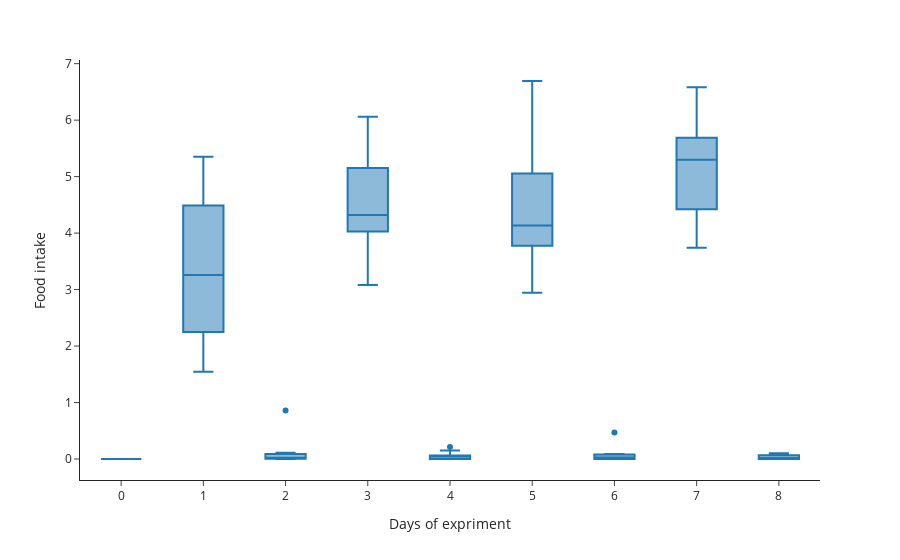

The notebook cell this image was saved under:
### Code cell
px.box(x=df.index.get_level_values(0), y=df['actual_foodupa'], template='simple_white', labels={
  'y': 'Food intake', 
  'x': 'Days of expriment'
})

### Figure 1 — Plotly figure (JSON) as saved in the notebook; plotly's stock layout.template omitted (floating-point values rounded to 4 significant figures; data arrays with more than 128 entries replaced by an {"elided": "..."} marker saying what was removed)
{"data": [{"alignmentgroup": "True", "hovertemplate": "Days of expriment=%{x}<br>Food intake=%{y}<extra></extra>", "legendgroup": "", "marker": {"color": "#1F77B4"}, "name": "", "notched": false, "offsetgroup": "", "orientation": "v", "showlegend": false, "type": "box", "x": {"elided": "144 int values"}, "x0": " ", "xaxis": "x", "y": {"elided": "144 float values"}, "y0": " ", "yaxis": "y"}], "layout": {"boxmode": "group", "legend": {"tracegroupgap": 0}, "margin": {"t": 60}, "xaxis": {"anchor": "y", "domain": [0, 1], "title": {"text": "Days of expriment"}}, "yaxis": {"anchor": "x", "domain": [0, 1], "title": {"text": "Food intake"}}}}
